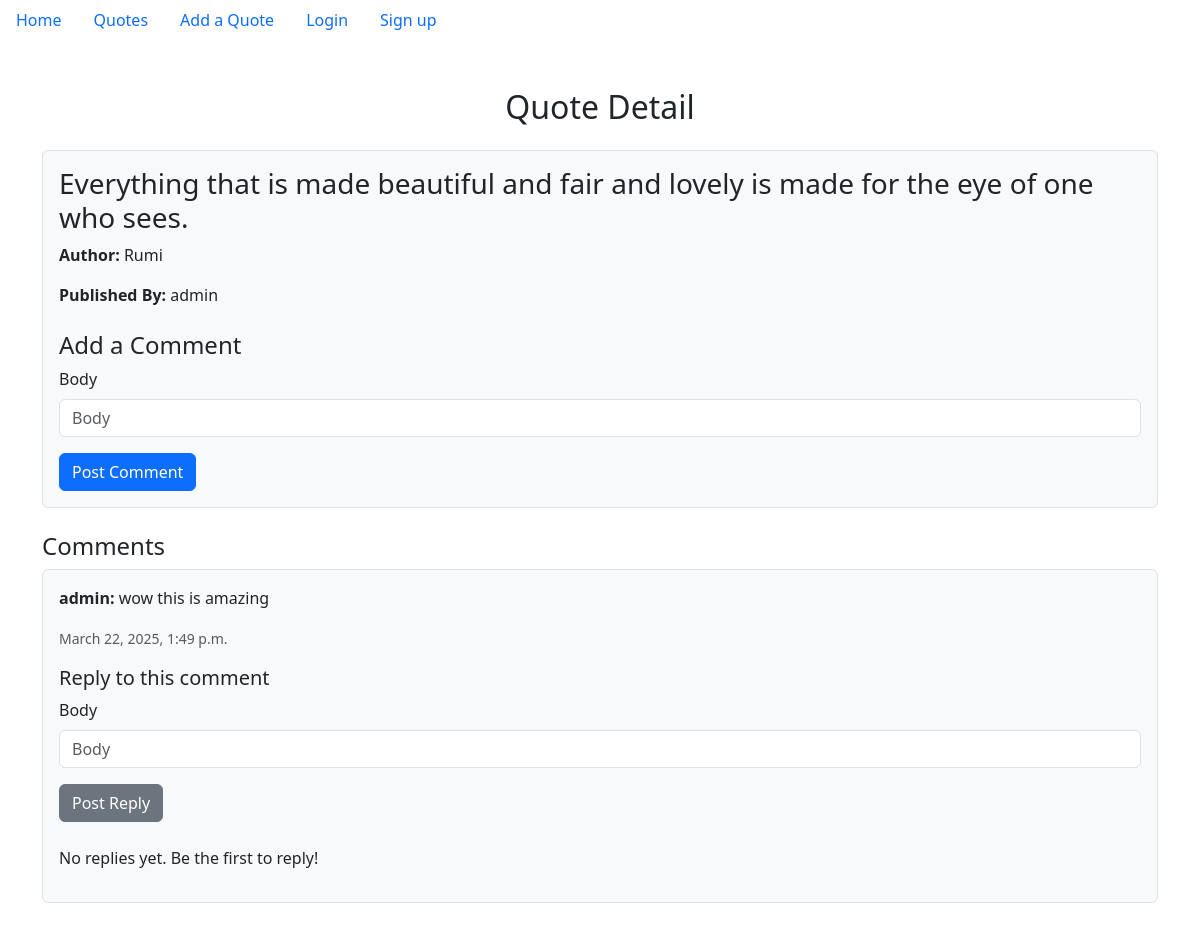
Before: /quote/quote_detail/1/ with the older database file.
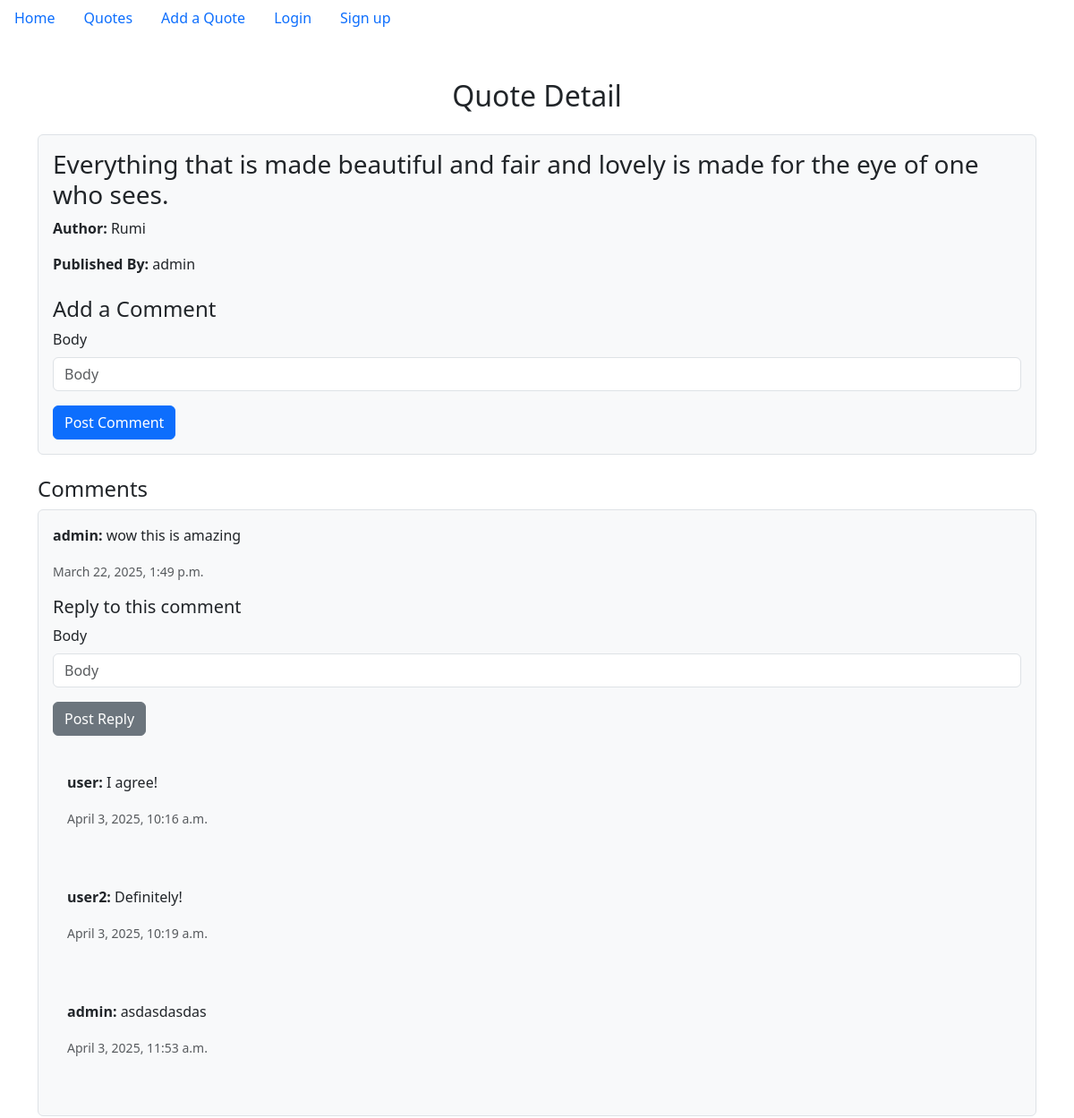
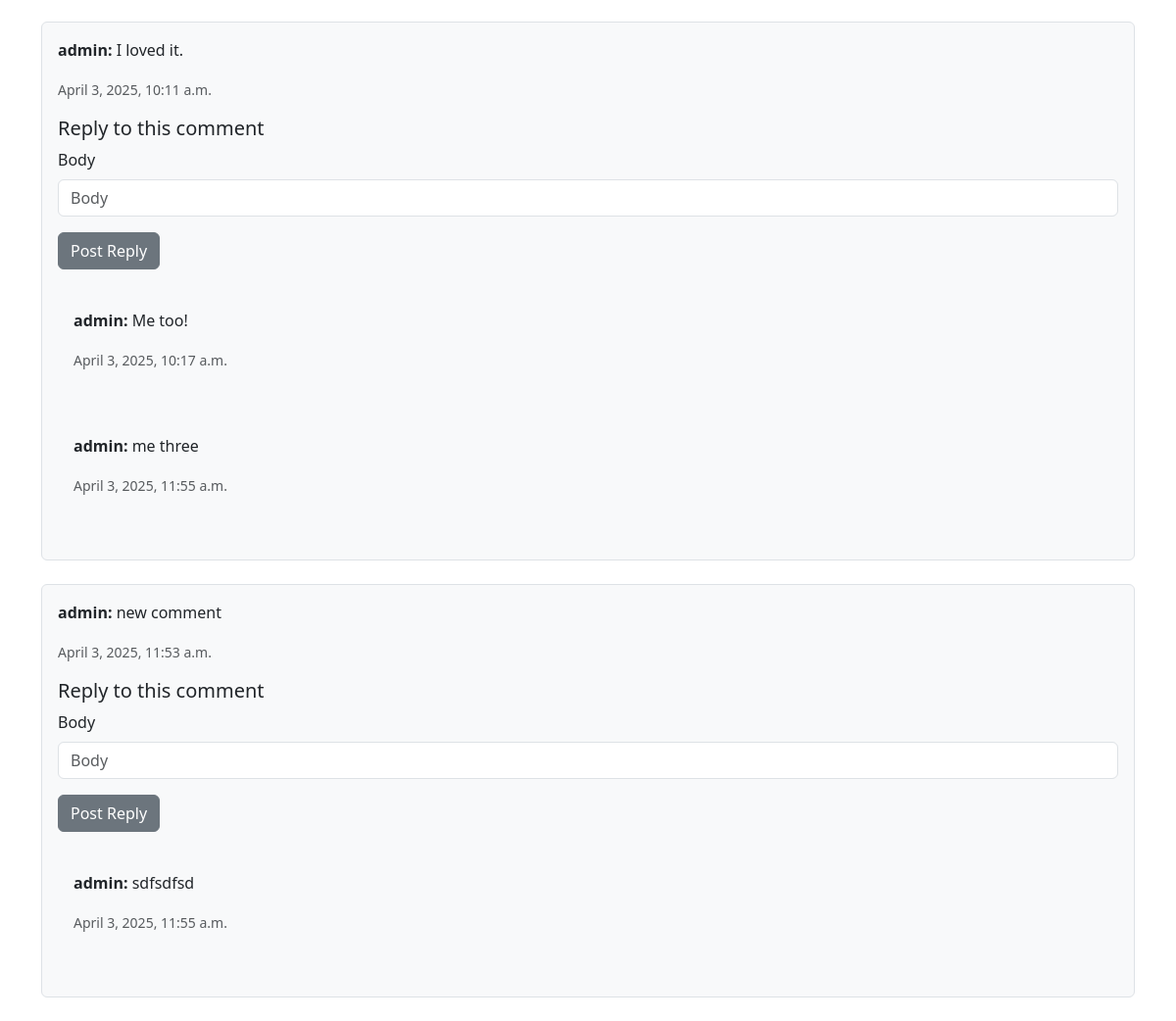
After: the same page with the newer database file (2 pictures, top to bottom).
### myApp/models.py (models this page shows, shortened)
class Quote(models.Model):
    body = models.CharField(max_length=500)
    publisher = models.ForeignKey(User, on_delete=models.CASCADE)
    author = models.CharField(max_length=260)
    like_numbers = models.PositiveSmallIntegerField(default=0)

class Comment(models.Model):
    publisher = models.ForeignKey(User, on_delete=models.CASCADE)
    body = models.CharField(max_length=250)
    created_at = models.DateTimeField(auto_now_add=True)
    quote = models.ForeignKey(Quote, on_delete=models.CASCADE, related_name='comments')

class SubComment(models.Model):
    publisher = models.ForeignKey(User, on_delete=models.CASCADE)
    body = models.CharField(max_length=250)
    created_at = models.DateTimeField(auto_now_add=True)
    comment = models.ForeignKey(Comment, on_delete=models.CASCADE, related_name='sub_comments')
    parent_subcomment = models.ForeignKey('self', null=True, blank=True, on_delete=models.CASCADE, related_name='replies')

### myApp/views.py (the view)
# urls.py: path('quote/quote_detail/<int:pk>/', views.quote_detail, name='quote_detail'),
def quote_detail(request, pk):
    quote = get_object_or_404(Quote, pk=pk)
    comments = Comment.objects.filter(quote=quote)
    comment_form = CommentForm()
    subcomment_form = SubCommentForm()
    return render(request, 'myApp/quote_detail.html', {
        'quote': quote,
        'comments': comments,
        'comment_form': comment_form,
        'subcomment_form': subcomment_form
    })

### myApp/forms.py
class CommentForm(forms.ModelForm):
    class Meta:
        model = Comment
        fields = ['body']

class SubCommentForm(forms.ModelForm):
    class Meta:
        model = SubComment
        fields = ['body']

### templates/myApp/quote_detail.html (shortened to what this page needs)
{% extends 'base.html' %}
{% load django_bootstrap5 %}
{% block content %}
<div class="container mt-5">
  <h2 class="text-center mb-4">Quote Detail</h2>
  <div class="quote-details mb-4 p-3 border rounded bg-light">
    <h3>{{ quote.body }}</h3>
    <p><strong>Author:</strong> {{ quote.author }}</p>
    <p><strong>Published By:</strong> {{ quote.publisher.username }}</p>
    <div class="comment-form mt-4">
      <h4>Add a Comment</h4>
      <form method="POST" action="{% url 'add_comment' quote.pk %}">
        {% bootstrap_form comment_form %}
        <button type="submit" class="btn btn-primary">Post Comment</button>
      </form>
    </div>
  </div>
  <div class="comments mt-4">
    <h4>Comments</h4>
    {% for comment in comments %}
      <div class="comment mb-4 p-3 border rounded bg-light">
        <p><strong>{{ comment.publisher.username }}:</strong> {{ comment.body }}</p>
        <p class="text-muted"><small>{{ comment.created_at }}</small></p>
        <div class="subcomment-form mt-3">
          <h5>Reply to this comment</h5>
          <form method="POST" action="{% url 'add_subcomment' quote.pk comment.id %}">
            {% bootstrap_form subcomment_form %}
            <button type="submit" class="btn btn-secondary">Post Reply</button>
          </form>
        </div>
        <div class="subcomments mt-4 ml-4">
          {% for subcomment in comment.sub_comments.all %}
            <div class="subcomment mb-3 p-3 border-left">
              <p><strong>{{ subcomment.publisher.username }}:</strong> {{ subcomment.body }}</p>
              <p class="text-muted"><small>{{ subcomment.created_at }}</small></p>
            </div>
          {% empty %}
            <p>No replies yet. Be the first to reply!</p>
          {% endfor %}
        </div>
      </div>
    {% empty %}
      <p>No comments yet. Be the first to comment!</p>
    {% endfor %}
  </div>
</div>
{% endblock %}

### templates/base.html (shortened to what this page needs)
{% load static %}
{% load django_bootstrap5 %}
<!DOCTYPE html>
<html lang="en">
<head>
    <link rel="stylesheet" href="{% static 'css/base.css' %}">
    {% bootstrap_css %}
    <link rel="stylesheet" href="https://cdn.jsdelivr.net/npm/bootstrap-icons/font/bootstrap-icons.css">
  </head>
<body>
    <ul class="nav">
        <li class="nav-item">
          <a class="nav-link active" aria-current="page" href="{% url 'home' %}">Home</a>
        </li>
        <li class="nav-item">
          <a class="nav-link" href="{% url 'quote_list' %}">Quotes</a>
        </li>
        <li class="nav-item">
          <a class="nav-link" href="{% url 'quote_new' %}">Add a Quote</a>
        </li>
        {% if user.is_authenticated %}
          <li class="nav-item">
            <form action="{% url 'logout' %}" method="post">
              {% csrf_token %}
              <button type="submit" class="nav-link">Log out</button>
            </form>
          </li>
        {% else %}
          <li class="nav-item">
            <a class="nav-link" href="{% url 'login' %}">Login</a>
          </li>
          <li class="nav-item">
            <a class="nav-link" href="{% url 'signup' %}">Sign up</a>
          </li>
        {% endif %}
      </ul>
    {% block content %}
    {% endblock content %}
</body>
</html>

### static/css/base.css (style rules this page uses)
body { background-color: cornsilk; }

Changed rows visible on the page:
shown differently, row unchanged: Comment "wow this is amazing": no longer shows "No replies yet. Be the first to reply!"
added SubComment: publisher.username "user", body "I agree!", created_at "April 3, 2025, 10:16 a.m.", shown under Comment "wow this is amazing"
added SubComment: publisher.username "user2", body "Definitely!", created_at "April 3, 2025, 10:19 a.m.", shown under Comment "wow this is amazing"
added SubComment: publisher.username "admin", body "asdasdasdas", created_at "April 3, 2025, 11:53 a.m.", shown under Comment "wow this is amazing"
added Comment: publisher.username "admin", body "I loved it.", created_at "April 3, 2025, 10:11 a.m."
added SubComment: publisher.username "admin", body "Me too!", created_at "April 3, 2025, 10:17 a.m."
added SubComment: publisher.username "admin", body "me three", created_at "April 3, 2025, 11:55 a.m."
added Comment: publisher.username "admin", body "new comment", created_at "April 3, 2025, 11:53 a.m."
added SubComment: publisher.username "admin", body "sdfsdfsd", created_at "April 3, 2025, 11:55 a.m."
